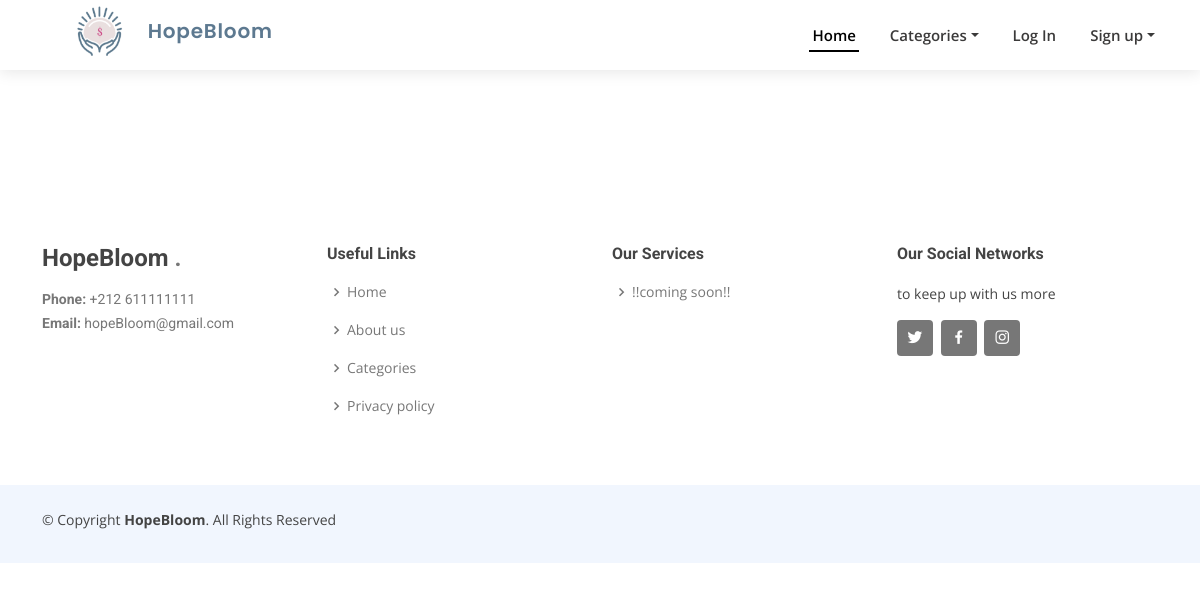
/categories/Urgent/, run on an earlier commit of the app's database.
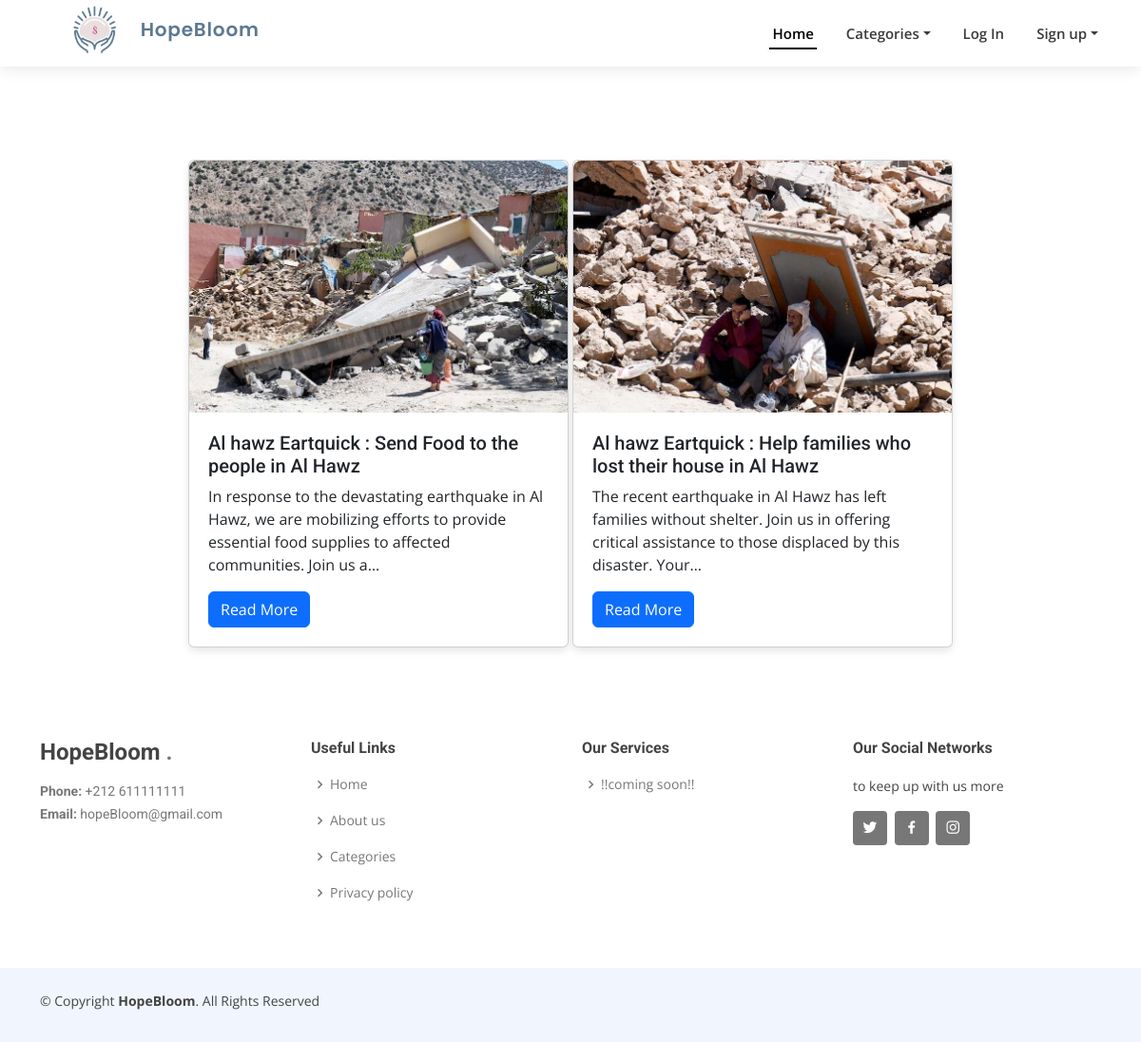
And on a later commit of the database.
### publications/models.py (models this page shows, shortened)
class Publication(models.Model):
    id=models.AutoField(primary_key=True)
    titre=models.CharField(max_length=150)
    contenu=models.TextField()
    date=models.DateTimeField(default=timezone.now)
    image=models.ImageField(upload_to='photos/%y/%m/%d', blank=True)
    montant=models.DecimalField(max_digits=20,decimal_places=2)
    user=models.ForeignKey(User,on_delete=models.CASCADE,null=True)
    category = models.ForeignKey(Category, on_delete=models.CASCADE,null=True,blank=True)
    objects = models.Manager()

### categories/views.py (the view)
# urls.py: path('Urgent/',views.urgent,name='Urgent'),
def urgent(request):
    publications= Publication.objects.all()
    categories =Category.objects.all()
    context = {
        'categories': categories,
        'publications': publications
    }
    return render(request, 'categories/urgent.html', context)

### templates/categories/urgent.html (shortened to what the changed rows need)
{% load static %}
<!DOCTYPE html>
 <html>
    <head>
        <link href="{% static  'assets/vendor/aos/aos.css'%}" rel="stylesheet">
        <link href="{% static  'assets/vendor/bootstrap/css/bootstrap.min.css'%}" rel="stylesheet">
        <link href="{% static  'assets/vendor/bootstrap-icons/bootstrap-icons.css'%}" rel="stylesheet">
        <link href="{% static  'assets/vendor/boxicons/css/boxicons.min.css'%}" rel="stylesheet">
        <link href="{% static  'assets/vendor/glightbox/css/glightbox.min.css'%}" rel="stylesheet">
        <link href="{% static  'assets/vendor/swiper/swiper-bundle.min.css'%}" rel="stylesheet">
        <link rel="stylesheet" type="text/css" href="{% static  'assets/css/style.css' %}" >
    </head>
    <body>
        <header id="header" class="d-flex align-items-center">
            <div class="container d-flex align-items-center justify-content-between">
              <h1 class="logo">
                <a href="#">
                  <img src="{% static 'assets/img/bloom.png' %}" alt="">
                    HopeBloom
                </a>
              </h1>
            </div>
        </header>
        <main>
            {%  block content %}
                <br>
                <br>
                <br>
                <br>
                <br>
                <br>
                <br>
                {% if publications %}
                <ul class="publication-list">
                    {% for category in categories %}
                        {% if category.name == 'Urgent' %}
                            {% for publication in publications %}
                                {% if publication.category == category %}
                                    <li class="publication-item" data-aos="zoom-in" data-aos-delay="200">
                                        <div class="card">
                                            <img src="{{ publication.image.url }}" class="publication-img" alt="{{ publication.titre }}">
                                            <div class="publication-content">
                                                <h5 class="card-title">{{ publication.titre }}</h5>
                                                <p class="card-text">{{ publication.contenu | truncatechars:150 }}</p>
                                                <a href="{% url 'detail' publication.id %}" class="btn btn-primary">Read More</a>
                                            </div>
                                        </div>
                                    </li>
                                {% endif %}
                            {% endfor %}
                        {% endif %}
                    {% endfor %}
                {% endif %}
            {%  endblock content %}
        </main>
    </body>
</html>

What changed in the data, as far as the page shows it:
added Publication: image (picture), titre "Al hawz Eartquick : Send Food to the people in Al Hawz", contenu "In response to the devastating earthquake in Al Hawz, we are mobilizing efforts to provide essential food supplies to affected communities. Join us a…"
added Publication: image (picture), titre "Al hawz Eartquick : Help families who lost their house in Al Hawz", contenu "The recent earthquake in Al Hawz has left families without shelter. Join us in offering critical assistance to those displaced by this disaster. Your…"
